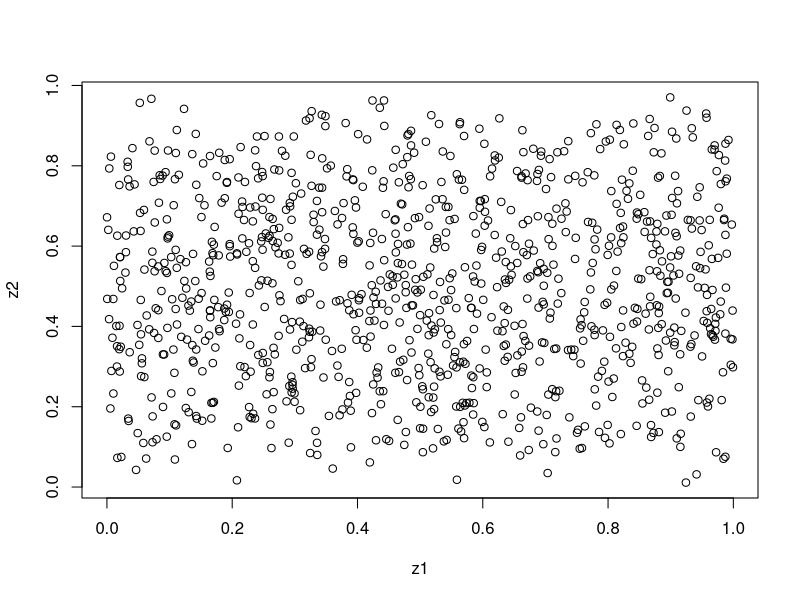
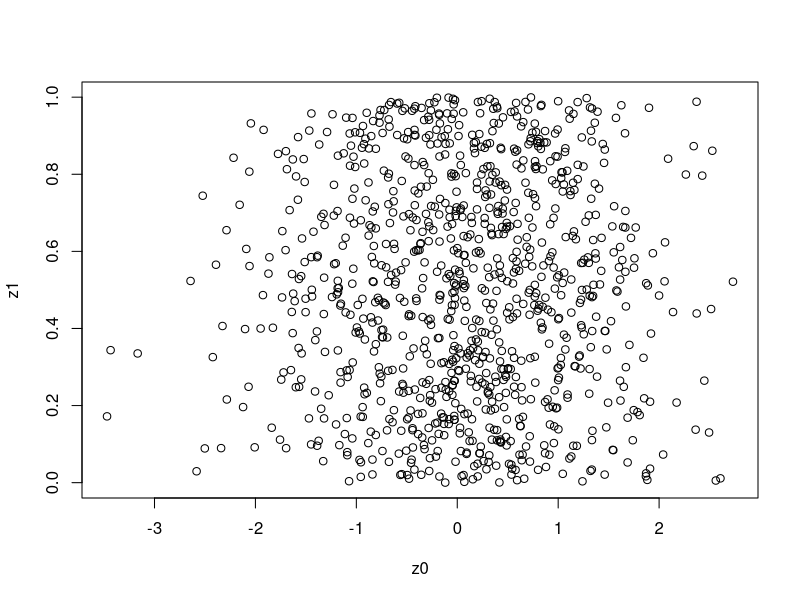

Here is the R script that generated these plots, in order:
#######################
###load data
#######################
rm(list=ls())

z0<-rnorm(1000)
z1<-runif(1000)
z2<-rbeta(1000,shape1=2,shape2=2)

m0<-lm(z1~z2)

plot(z1,z2)

m1<-lm(z0~z1)
plot(z0,z1)
